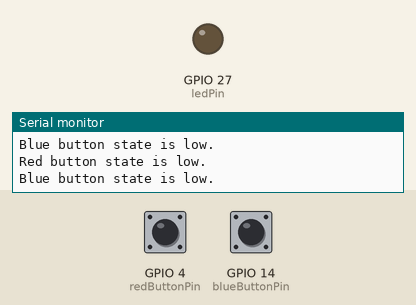
This sketch was run on a simulated ESP32. Parts: output pins drawn as LEDs (lit = HIGH), the last lines printed to the serial monitor. Inputs (shaded band) come from the test bench; at power-on: GPIO 4 (redButtonPin) HIGH, GPIO 14 (blueButtonPin) HIGH.

Above: at 1.2 s.
1.3 s: GPIO 4 (redButtonPin) pulled LOW for 0.15 s
4.4 s: GPIO 14 (blueButtonPin) pulled LOW for 0.15 s
At 5.3 s:
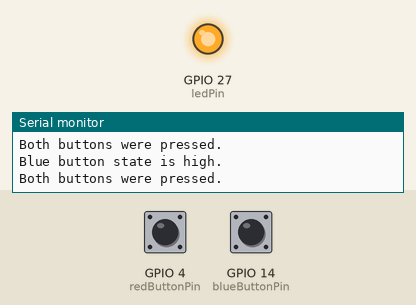
6.5 s: GPIO 14 (blueButtonPin) pulled LOW for 1 s
At 8.2 s:
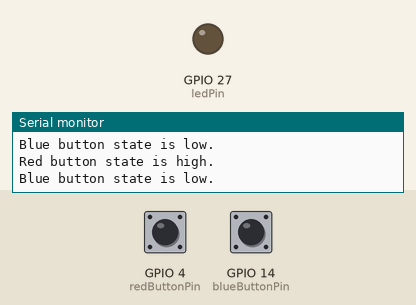
9.0 s: GPIO 14 (blueButtonPin) pulled LOW for 3.2 s
At 9.9 s:
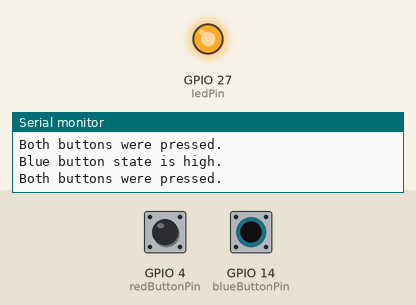
Timing chart, 0 to 12.0 s (numbered marks = the images above; inputs shaded):
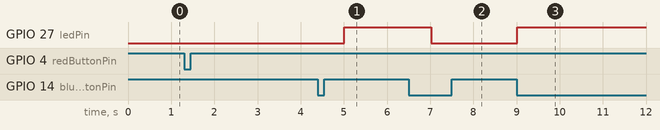

The sketch:

PrintMessagesWithTasks.ino
```cpp
// Hedin A. García Hernández
// INEL4206-030
// Print messages with different delays and make use of FreeRTOS tasks

#include <stdio.h>
#include "freertos/FreeRTOS.h"
#include "freertos/task.h"

struct task_parameter{
  unsigned int task_ID_number;
  unsigned int task_delay;
  char task_message [50];
};

void task_print_message(void* param){
  unsigned int taskNumber = ((task_parameter *) param) -> task_ID_number;
  unsigned int delayOfmessage = ((task_parameter *) param) -> task_delay;
  char message [50];
  strcpy(message, ((task_parameter *) param) -> task_message);
  while(1){
    printf("This message is coming from task #%i : %s.\n", taskNumber, message);
    vTaskDelay(((int )delayOfmessage)/portTICK_PERIOD_MS);
  }
}
extern "C" void app_main(){
  //Task #1 with its delay.
  task_parameter param1 = {1,4000, "Good morning"};
  xTaskCreate(&task_print_message, "Task 1", 2048, &param1, 5, NULL);

  //Task #2 with its delay.
  task_parameter param2 = {2,7000 , "Good afternoon"};
  xTaskCreate(&task_print_message, "Task 2", 2048, &param2, 5, NULL);

  //Task #3 with its delay.
  task_parameter param3 = {3,19000, "Good night"};
  xTaskCreate(&task_print_message, "Task 3", 2048, &param3, 5, NULL);
}
```

2ButtonLEDInterruptTask.ino
```cpp
//Implement AND operation for the buttons to determine when to turn the LED on
#include <stdio.h>
#include "freertos/FreeRTOS.h"
#include "freertos/task.h"
#include "driver/gpio.h"

#define redButtonPin GPIO_NUM_4
#define blueButtonPin GPIO_NUM_14
#define ledPin GPIO_NUM_27
#define ON 1
#define OFF 0

bool redButtonState = LOW;
bool blueButtonState = LOW;

long lastDebounceTime = 0;
long debounceDelay = 10;

//When the red button is pressed.
static void redButton_isr_handler(void* param){
  redButtonState = !redButtonState;
}

void initRedButton(){
  gpio_reset_pin(redButtonPin);
  gpio_set_direction(redButtonPin, GPIO_MODE_INPUT);
  gpio_set_pull_mode(redButtonPin, GPIO_PULLUP_ONLY);
  gpio_set_intr_type(redButtonPin, GPIO_INTR_NEGEDGE);
  gpio_isr_handler_add(redButtonPin, redButton_isr_handler, NULL);

}

//When the blue button is pressed.
static void blueButton_isr_handler(void* param){
  blueButtonState = !blueButtonState;
}

void initBlueButton(){
  gpio_reset_pin(blueButtonPin);
  gpio_set_direction(blueButtonPin, GPIO_MODE_INPUT);
  gpio_set_pull_mode(blueButtonPin, GPIO_PULLUP_ONLY);
  gpio_set_intr_type(blueButtonPin, GPIO_INTR_NEGEDGE);
  gpio_isr_handler_add(blueButtonPin, blueButton_isr_handler, NULL);

}

void initLED(){
  gpio_reset_pin(ledPin);
  gpio_set_direction(ledPin, GPIO_MODE_OUTPUT);
  gpio_set_level(ledPin, OFF);
}

void task_lightUpLED(void *param){
  while(1){
    if(millis() - lastDebounceTime > debounceDelay){
      if(redButtonState){
        printf("Red button state is high.\n");
        if(blueButtonState){
          printf("Both buttons were pressed.\n");
          gpio_set_level(ledPin, ON);
          lastDebounceTime = millis();
        }
      }
      if(blueButtonState){
        printf("Blue button state is high.\n");
        if(redButtonState){
          printf("Both buttons were pressed.\n");
          gpio_set_level(ledPin, ON);
          lastDebounceTime = millis();
        }
      }
      if(redButtonState == LOW){
        printf("Red button state is low.\n");
        gpio_set_level(ledPin, OFF);
        lastDebounceTime = millis();
      }
      if(blueButtonState == LOW){
        printf("Blue button state is low.\n");
        gpio_set_level(ledPin, OFF);
        lastDebounceTime = millis();
      }
      vTaskDelay(1000/portTICK_PERIOD_MS);
    }
  }
}
void setup(){
  gpio_install_isr_service(0);
  initRedButton();
  initBlueButton();
  initLED();
  xTaskCreate(&task_lightUpLED, "Light up LED", 2048, NULL, 5, NULL);
}
void loop(){}
```

Measured:
- after the input at 4.4 s, GPIO 27 (ledPin): LOW → HIGH after 0.61 s
- after the input at 6.5 s, GPIO 27 (ledPin): HIGH → LOW after 0.52 s
- after the input at 9.0 s, GPIO 27 (ledPin): LOW → HIGH at once
